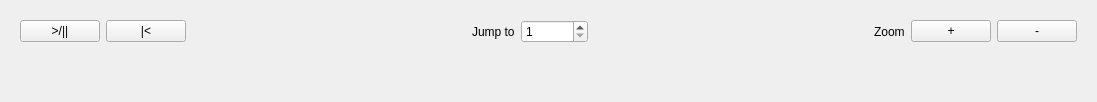
<?xml version="1.0" encoding="UTF-8"?>
<ui version="4.0">
 <class>KeyFrameEditor</class>
 <widget class="QWidget" name="KeyFrameEditor">
  <property name="geometry">
   <rect>
    <x>0</x>
    <y>0</y>
    <width>1097</width>
    <height>102</height>
   </rect>
  </property>
  <property name="windowTitle">
   <string>Key frame editor</string>
  </property>
  <layout class="QVBoxLayout" name="mainLayout">
   <item>
    <widget class="QWidget" name="buttons" native="true">
     <property name="sizePolicy">
      <sizepolicy hsizetype="Preferred" vsizetype="Fixed">
       <horstretch>0</horstretch>
       <verstretch>0</verstretch>
      </sizepolicy>
     </property>
     <layout class="QHBoxLayout" name="horizontalLayout">
      <item>
       <widget class="QPushButton" name="playpause">
        <property name="text">
         <string>&gt;/||</string>
        </property>
       </widget>
      </item>
      <item>
       <widget class="QPushButton" name="rewind">
        <property name="text">
         <string>|&lt;</string>
        </property>
       </widget>
      </item>
      <item>
       <spacer name="horizontalSpacer">
        <property name="orientation">
         <enum>Qt::Horizontal</enum>
        </property>
        <property name="sizeHint" stdset="0">
         <size>
          <width>40</width>
          <height>20</height>
         </size>
        </property>
       </spacer>
      </item>
      <item>
       <widget class="QLabel" name="label">
        <property name="text">
         <string>Jump to</string>
        </property>
       </widget>
      </item>
      <item>
       <widget class="QSpinBox" name="goTo">
        <property name="minimum">
         <number>1</number>
        </property>
        <property name="maximum">
         <number>2147483647</number>
        </property>
       </widget>
      </item>
      <item>
       <spacer name="horizontalSpacer_3">
        <property name="orientation">
         <enum>Qt::Horizontal</enum>
        </property>
        <property name="sizeHint" stdset="0">
         <size>
          <width>40</width>
          <height>20</height>
         </size>
        </property>
       </spacer>
      </item>
      <item>
       <widget class="QLabel" name="label_2">
        <property name="text">
         <string>Zoom</string>
        </property>
       </widget>
      </item>
      <item>
       <widget class="QPushButton" name="zoomP">
        <property name="text">
         <string>+</string>
        </property>
        <property name="autoRepeat">
         <bool>true</bool>
        </property>
       </widget>
      </item>
      <item>
       <widget class="QPushButton" name="zoomM">
        <property name="text">
         <string>-</string>
        </property>
        <property name="autoRepeat">
         <bool>true</bool>
        </property>
       </widget>
      </item>
     </layout>
    </widget>
   </item>
   <item>
    <spacer name="spacer">
     <property name="orientation">
      <enum>Qt::Vertical</enum>
     </property>
     <property name="sizeHint" stdset="0">
      <size>
       <width>20</width>
       <height>40</height>
      </size>
     </property>
    </spacer>
   </item>
  </layout>
 </widget>
 <resources/>
 <connections/>
</ui>
